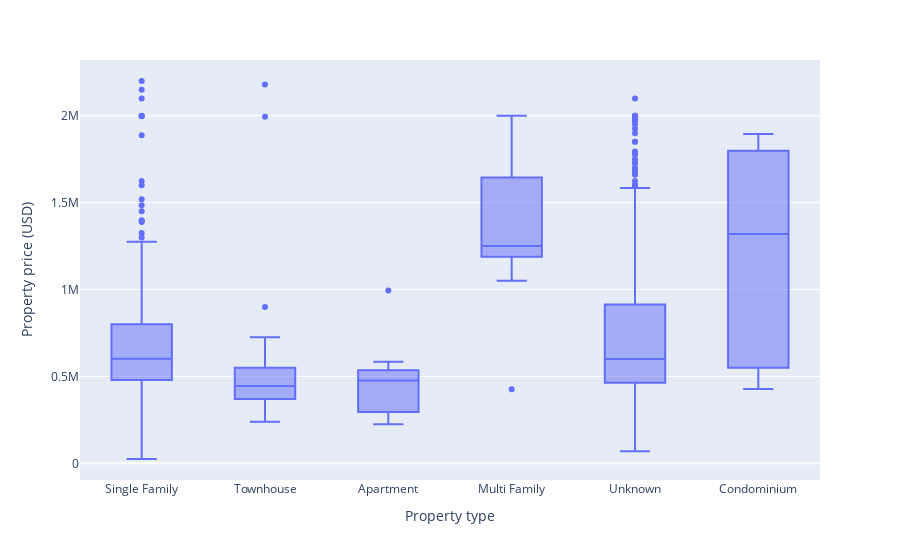

Notebook code for this chart:
### Markdown cell above
### Sales Analyses

### Code cell
# plot the distribution of the target variable price for different property types by plotly
import plotly.express as px
fig = px.box(sale_df, x="Property type", y="Property price (USD)")
fig.show()

### Figure 1 — Plotly figure (JSON) as saved in the notebook; plotly's stock layout.template omitted (floating-point values rounded to 4 significant figures; data arrays with more than 128 entries replaced by an {"elided": "..."} marker saying what was removed)
{"data": [{"alignmentgroup": "True", "hovertemplate": "Property type=%{x}<br>Property price (USD)=%{y}<extra></extra>", "legendgroup": "", "marker": {"color": "#636efa"}, "name": "", "notched": false, "offsetgroup": "", "orientation": "v", "showlegend": false, "type": "box", "x": {"elided": "988 str values"}, "x0": " ", "xaxis": "x", "y": {"elided": "988 int values"}, "y0": " ", "yaxis": "y"}], "layout": {"boxmode": "group", "legend": {"tracegroupgap": 0}, "margin": {"t": 60}, "xaxis": {"anchor": "y", "domain": [0, 1], "title": {"text": "Property type"}}, "yaxis": {"anchor": "x", "domain": [0, 1], "title": {"text": "Property price (USD)"}}}}
